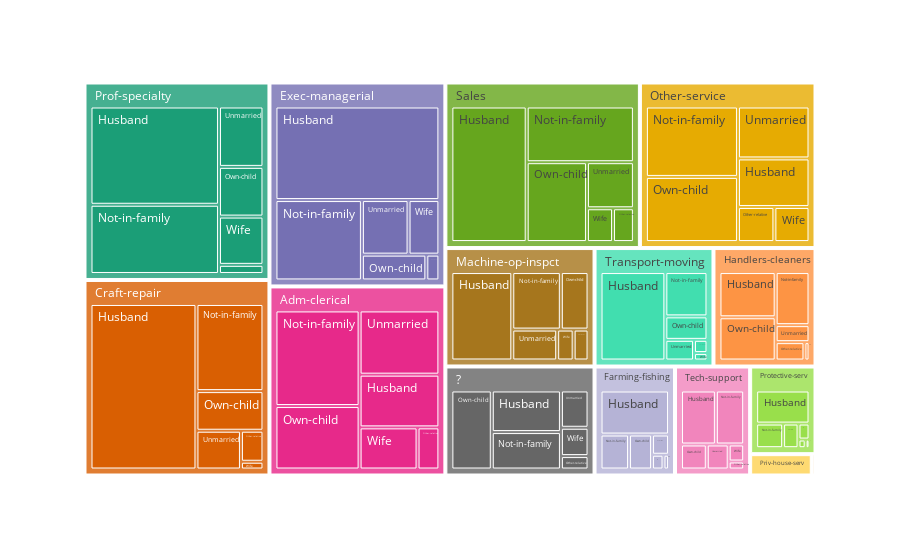

The code cell stored with this chart in its notebook:
### Markdown cell above
### O2 - Group by Ocuppation and Relationship

### Code cell
graph = px.treemap( df3, path=['occupation','relationship'], color_discrete_sequence=px.colors.qualitative.Dark2)
graph.show()

### Figure 1 — Plotly figure (JSON) as saved in the notebook; plotly's stock layout.template omitted (floating-point values rounded to 4 significant figures)
{"data": [{"branchvalues": "total", "domain": {"x": [0, 1], "y": [0, 1]}, "hovertemplate": "labels=%{label}<br>count=%{value}<br>parent=%{parent}<br>id=%{id}<extra></extra>", "ids": [" ?/ Husband", " Adm-clerical/ Husband", " Armed-Forces/ Husband", " Craft-repair/ Husband", " Exec-managerial/ Husband", " Farming-fishing/ Husband", " Handlers-cleaners/ Husband", " Machine-op-inspct/ Husband", " Other-service/ Husband", " Prof-specialty/ Husband", " Protective-serv/ Husband", " Sales/ Husband", " Tech-support/ Husband", " Transport-moving/ Husband", " ?/ Not-in-family", " Adm-clerical/ Not-in-family", " Armed-Forces/ Not-in-family", " Craft-repair/ Not-in-family", " Exec-managerial/ Not-in-family", " Farming-fishing/ Not-in-family", " Handlers-cleaners/ Not-in-family", " Machine-op-inspct/ Not-in-family", " Other-service/ Not-in-family", " Priv-house-serv/ Not-in-family", " Prof-specialty/ Not-in-family", " Protective-serv/ Not-in-family", " Sales/ Not-in-family", " Tech-support/ Not-in-family", " Transport-moving/ Not-in-family", " ?/ Other-relative", " Adm-clerical/ Other-relative", " Armed-Forces/ Other-relative", " Craft-repair/ Other-relative", " Exec-managerial/ Other-relative", " Farming-fishing/ Other-relative", " Handlers-cleaners/ Other-relative", " Machine-op-inspct/ Other-relative", " Other-service/ Other-relative", " Priv-house-serv/ Other-relative", " Prof-specialty/ Other-relative", " Protective-serv/ Other-relative", " Sales/ Other-relative", " Tech-support/ Other-relative", " Transport-moving/ Other-relative", " ?/ Own-child", " Adm-clerical/ Own-child", " Armed-Forces/ Own-child", " Craft-repair/ Own-child", " Exec-managerial/ Own-child", " Farming-fishing/ Own-child", " Handlers-cleaners/ Own-child", " Machine-op-inspct/ Own-child", " Other-service/ Own-child", " Priv-house-serv/ Own-child", " Prof-specialty/ Own-child", " Protective-serv/ Own-child", " Sales/ Own-child", " Tech-support/ Own-child", " Transport-moving/ Own-child", " ?/ Unmarried", " Adm-clerical/ Unmarried", " Craft-repair/ Unmarried", " Exec-managerial/ Unmarried", " Farming-fishing/ Unmarried", " Handlers-cleaners/ Unmarried", " Machine-op-inspct/ Unmarried", " Other-service/ Unmarried", " Priv-house-serv/ Unmarried", " Prof-specialty/ Unmarried", " Protective-serv/ Unmarried", " Sales/ Unmarried", " Tech-support/ Unmarried", " Transport-moving/ Unmarried", " ?/ Wife", " Adm-clerical/ Wife", " Craft-repair/ Wife", " Exec-managerial/ Wife", " Farming-fishing/ Wife", " Handlers-cleaners/ Wife", " Machine-op-inspct/ Wife", " Other-service/ Wife", " Priv-house-serv/ Wife", " Prof-specialty/ Wife", " Protective-serv/ Wife", " Sales/ Wife", " Tech-support/ Wife", " Transport-moving/ Wife", " ?", " Adm-clerical", " Armed-Forces", " Craft-repair", " Exec-managerial", " Farming-fishing", " Handlers-cleaners", " Machine-op-inspct", " Other-service", " Priv-house-serv", " Prof-specialty", " Protective-serv", " Sales", " Tech-support", " Transport-moving"], "labels": [" Husband", " Husband", " Husband", " Husband", " Husband", " Husband", " Husband", " Husband", " Husband", " Husband", " Husband", " Husband", " Husband", " Husband", " Not-in-family", " Not-in-family", " Not-in-family", " Not-in-family", " Not-in-family", " Not-in-family", " Not-in-family", " Not-in-family", " Not-in-family", " Not-in-family", " Not-in-family", " Not-in-family", " Not-in-family", " Not-in-family", " Not-in-family", " Other-relative", " Other-relative", " Other-relative", " Other-relative", " Other-relative", " Other-relative", " Other-relative", " Other-relative", " Other-relative", " Other-relative", " Other-relative", " Other-relative", " Other-relative", " Other-relative", " Other-relative", " Own-child", " Own-child", " Own-child", " Own-child", " Own-child", " Own-child", " Own-child", " Own-child", " Own-child", " Own-child", " Own-child", " Own-child", " Own-child", " Own-child", " Own-child", " Unmarried", " Unmarried", " Unmarried", " Unmarried", " Unmarried", " Unmarried", " Unmarried", " Unmarried", " Unmarried", " Unmarried", " Unmarried", " Unmarried", " Unmarried", " Unmarried", " Wife", " Wife", " Wife", " Wife", " Wife", " Wife", " Wife", " Wife", " Wife", " Wife", " Wife", " Wife", " Wife", " Wife", " ?", " Adm-clerical", " Armed-Forces", " Craft-repair", " Exec-managerial", " Farming-fishing", " Handlers-cleaners", " Machine-op-inspct", " Other-service", " Priv-house-serv", " Prof-specialty", " Protective-serv", " Sales", " Tech-support", " Transport-moving"], "name": "", "parents": [" ?", " Adm-clerical", " Armed-Forces", " Craft-repair", " Exec-managerial", " Farming-fishing", " Handlers-cleaners", " Machine-op-inspct", " Other-service", " Prof-specialty", " Protective-serv", " Sales", " Tech-support", " Transport-moving", " ?", " Adm-clerical", " Armed-Forces", " Craft-repair", " Exec-managerial", " Farming-fishing", " Handlers-cleaners", " Machine-op-inspct", " Other-service", " Priv-house-serv", " Prof-specialty", " Protective-serv", " Sales", " Tech-support", " Transport-moving", " ?", " Adm-clerical", " Armed-Forces", " Craft-repair", " Exec-managerial", " Farming-fishing", " Handlers-cleaners", " Machine-op-inspct", " Other-service", " Priv-house-serv", " Prof-specialty", " Protective-serv", " Sales", " Tech-support", " Transport-moving", " ?", " Adm-clerical", " Armed-Forces", " Craft-repair", " Exec-managerial", " Farming-fishing", " Handlers-cleaners", " Machine-op-inspct", " Other-service", " Priv-house-serv", " Prof-specialty", " Protective-serv", " Sales", " Tech-support", " Transport-moving", " ?", " Adm-clerical", " Craft-repair", " Exec-managerial", " Farming-fishing", " Handlers-cleaners", " Machine-op-inspct", " Other-service", " Priv-house-serv", " Prof-specialty", " Protective-serv", " Sales", " Tech-support", " Transport-moving", " ?", " Adm-clerical", " Craft-repair", " Exec-managerial", " Farming-fishing", " Handlers-cleaners", " Machine-op-inspct", " Other-service", " Priv-house-serv", " Prof-specialty", " Protective-serv", " Sales", " Tech-support", " Transport-moving", "", "", "", "", "", "", "", "", "", "", "", "", "", "", ""], "type": "treemap", "values": [489, 608, 2, 2511, 2187, 554, 437, 889, 516, 1804, 372, 1506, 350, 968, 440, 1163, 4, 836, 991, 183, 309, 461, 963, 64, 1271, 140, 881, 284, 315, 63, 133, 2, 100, 48, 31, 91, 76, 190, 19, 58, 13, 104, 23, 30, 543, 772, 1, 380, 237, 148, 418, 263, 891, 22, 316, 80, 710, 120, 167, 175, 741, 247, 363, 63, 99, 229, 552, 35, 384, 37, 319, 102, 100, 133, 353, 25, 240, 15, 16, 84, 183, 9, 307, 7, 130, 49, 17, 1843, 3770, 9, 4099, 4066, 994, 1370, 2002, 3295, 149, 4140, 649, 3650, 928, 1597]}], "layout": {"legend": {"tracegroupgap": 0}, "margin": {"t": 60}, "treemapcolorway": ["rgb(27,158,119)", "rgb(217,95,2)", "rgb(117,112,179)", "rgb(231,41,138)", "rgb(102,166,30)", "rgb(230,171,2)", "rgb(166,118,29)", "rgb(102,102,102)"]}}
